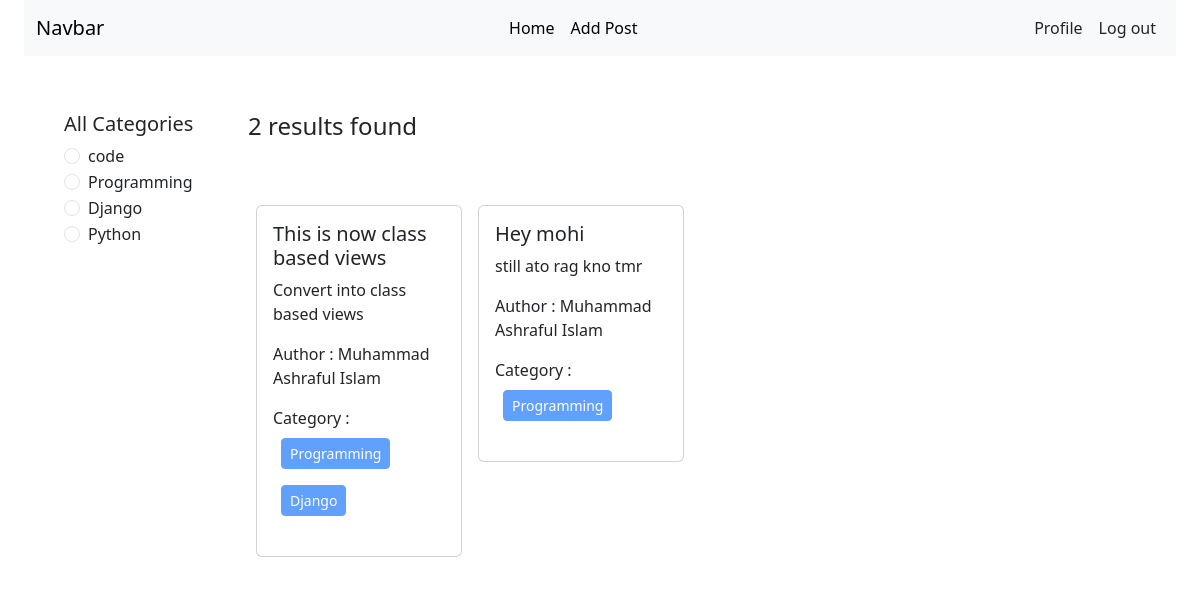
The page /category/programming/ (signed in) on the database its author committed.
### categories/models.py (models this page shows, shortened)
class Category(models.Model):
    name = models.CharField(max_length=30)
    slug = models.SlugField(max_length=100, null=True, blank=True)

### posts/models.py (models this page shows, shortened)
class Post(models.Model):
    title = models.CharField(max_length=50)
    content = models.TextField()
    image = models.ImageField(upload_to="posts/media/uploads/", blank=True, null= True)
    category = models.ManyToManyField(Category)
    author = models.ForeignKey(User, on_delete=models.CASCADE)

### blog/views.py (the view)
# urls.py: path("", views.home, name="home"),
def home(request, category_slug=None):
    data = Post.objects.all()
    if category_slug is not None:
        category = Category.objects.get(slug=category_slug)
        data = Post.objects.filter(category=category)
    categories = Category.objects.all()
    return render(request, "home.html", {"data": data, "category": categories})

### templates/home.html (shortened to what this page needs)
{% extends 'base.html' %}
{% load static %}
{% block content %}
<div class="d-flex flex-wrap p-4">
    <div class="col-2 bg-white p-3">
        <h5>All Categories</h5>
        {% for cat in category %}
        <div class="form-check">
            <input class="form-check-input" type="radio" name="category" id="{{cat.id}}" />
            <label class="form-check-label" for="{{cat.id}}">
                <a href="{% url 'category_wise_post' cat.slug %}"
                    class="text-decoration-none text-dark">{{cat.name}}</a>
            </label>
        </div>
        {% endfor %}
    </div>
    <div class="col-10 p-3">
        <h4>{{data | length}} results found</h4>
        <div class="d-flex flex-wrap pt-5">
            {% for post in data %}
            <div class="col-sm-3">
                <div class="card m-2">
                    <div class="card-body">
                        <h5 class="card-title">{{post.title}}</h5>
                        <p class="card-text">{{post.content}}</p>
                        <p>Author : {{post.author.first_name}} {{post.author.last_name}}</p>
                        <p>
                            Category : {% for cat in post.category.all %}
                            <button class="btn btn-primary btn-sm m-2" disabled>
                                {{cat.name}}
                            </button>
                            {% endfor %}
                        </p>
                    </div>
                </div>
            </div>
            {% endfor %}
        </div>
    </div>
</div>
{% endblock %}

### rows shown on the page
Category: name "code"
Category: name "Programming"
Category: name "Django"
Category: name "Python"
Post: title "This is now class based views", content "Convert into class based views", author.first_name "Muhammad Ashraful", author.last_name "Islam"
Post: title "Hey mohi", content "still ato rag kno tmr", author.first_name "Muhammad Ashraful", author.last_name "Islam"

### other values the page prints
{{ data | length }} "2"
